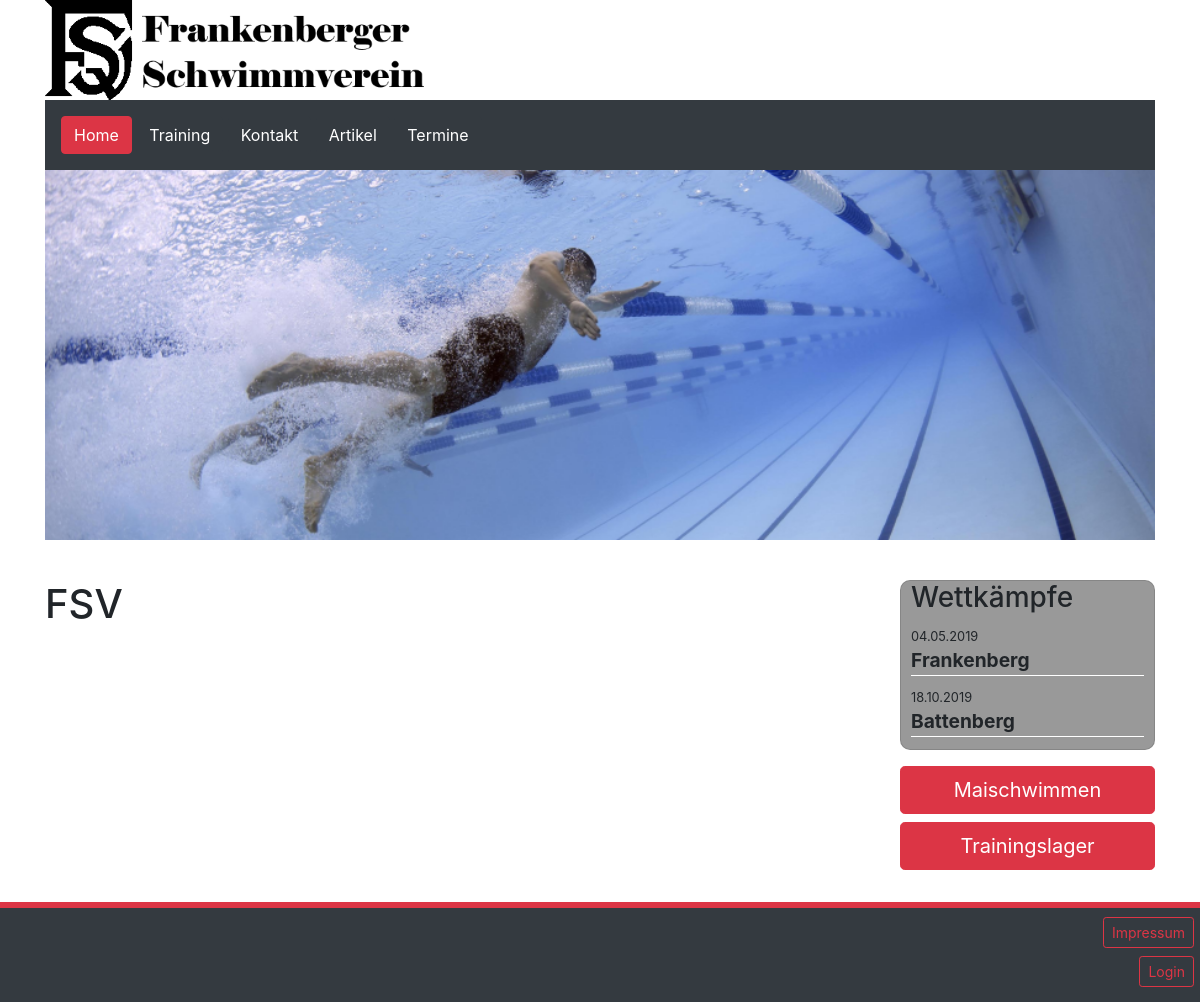
The page / on the database its author committed.
### web/models.py (models this page shows)
class Wettkampf(models.Model):
    Ort = models.CharField(max_length=250)
    Datum = models.DateTimeField()

### web/views.py (the view)
# urls.py: path('', views.index, name='index'),
def index(request):
    wks = Wettkampf.objects.order_by('Datum')
    return render(request, 'web/index.html', {'wks': wks})

### web/templates/web/index.html (shortened to what this page needs)
{% extends 'web/base.html' %}
{% load bootstrap4 %}
{% load static %}
{% block style %}
<link rel="stylesheet" href='/static/css/index.css' type="text/css">
{% endblock %}
{% block nav %}
    <nav class="navbar navbar-dark bg-dark">
        <span class="navbar-text">
            <a href="{% url 'web:index' %}" class="btn btn-danger">Home</a>
            <a href="{% url 'web:training' %}" class="btn btn-dark">Training</a>
            <a href="{% url 'web:contact' %}" class="btn btn-dark">Kontakt</a>
            <a href="{% url 'news:timeline' %}" class="btn btn-dark">Artikel</a>
            <a href="termine.html" class="btn btn-dark">Termine</a>
        </span>
    </nav>
{% endblock %}
{% block mainForm %}
    <div class="banner">
        <img class="d-block w-100" src="/static/img/slider1.png" alt="first slide">
    </div>
    <div id="main" class="row">
        <div class="col-9">
            <h1>FSV</h1>
        </div>
        <div class="col-3">
            <div id="wettkämpfe" class="card">
                <h3 class="card-title">Wettkämpfe</h3>
                {% for wk in wks %}
                     <div class="row">
                        <div class="col-12">
                            <div id="wettkampf" class="card">
                                <p id="datum">{{ wk.Datum | date:"d.m.Y" }}</p>
                                <p id="wk" >{{ wk.Ort }}</p>
                            </div>
                        </div>
                     </div>
                {% endfor %}
            </div>
            <a id="aktuelles" class="btn btn-danger btn-lg btn-block" href="{% url 'web:ms' %}">Maischwimmen</a>
            <a id="aktuelles" class="btn btn-danger btn-lg btn-block" href="{% url 'web:tl' %}">Trainingslager</a>
        </div>
    </div>
{% endblock %}

### static/css/base.css (style rules this page uses)
h1 { text-align: center; }

### static/css/index.css (style rules this page uses)
#main { margin-top: 5vh; }
h1 { text-align: left; }
#wettkämpfe { background-color: #999999; border-radius: 10px; margin-bottom: 2vh; padding-left: 10px; padding-right: 10px; }
#wettkampf { background-color: #999999; border: none; border-radius: 0; border-bottom: 1px solid white; margin-bottom: 1.5vh; }
#datum { margin: 0; font-size: 0.8em; }
#wk { margin: 0; font-weight: bolder; font-size: 1.2em; }
#aktuelles { margin-bottom: 1vh; }

### rows shown on the page
Wettkampf: Datum "04.05.2019", Ort "Frankenberg"
Wettkampf: Datum "18.10.2019", Ort "Battenberg"
